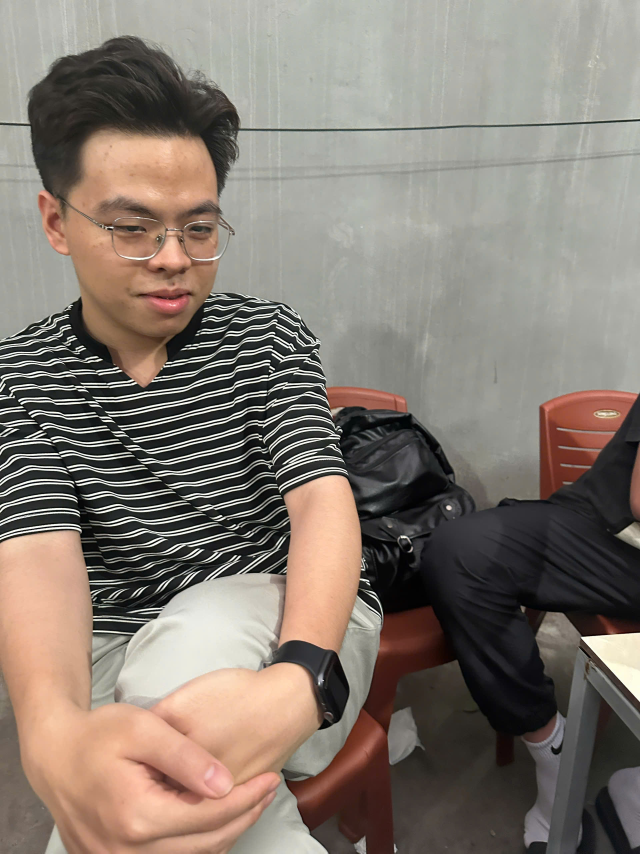
#> input picture uploads/4bb01edb-2207-4ffb-baf7-d3cb80740184.jpg, 1920 x 2560 px (shown at 1/3 size)
$ python compare_features.py
#> lines starting #> are read from the running program, lines starting #| are printed output that depends on the picture
import os
import cv2
import numpy as np

ROOT_DIR = os.path.dirname(os.path.dirname(os.path.abspath(__file__)))
UPLOAD_DIR = os.path.join(ROOT_DIR, "uploads")

# Path to images
img1_path = os.path.join(UPLOAD_DIR, "4bb01edb-2207-4ffb-baf7-d3cb80740184.jpg")
img2_path = os.path.join(UPLOAD_DIR, "5436caa6-5655-406d-b88e-d43e7e405caa.jpg")
img3_path = os.path.join(UPLOAD_DIR, "a71a2b00-1186-4548-b593-a366c3576f3c.jpg")

face_cascade = cv2.CascadeClassifier(cv2.data.haarcascades + 'haarcascade_frontalface_default.xml')

def crop_main_face(img_path):
    img = cv2.imdecode(np.fromfile(img_path, dtype=np.uint8), cv2.IMREAD_COLOR)
#> img is the input picture: shape (2560, 1920, 3); mean B, G, R 113.1, 122.3, 132.6
    if img is None:
        return None
    gray = cv2.cvtColor(img, cv2.COLOR_BGR2GRAY)
    faces = face_cascade.detectMultiScale(gray, 1.1, 3, minSize=(30,30))
#> faces = [[1606, 2273, 134, 134], [1042, 1476, 174, 174], [207, 459, 571, 571]]
    if len(faces) == 0:
        return None
    # Pick the largest face detected
    faces = sorted(faces, key=lambda f: f[2]*f[3], reverse=True)
#> faces = [[207, 459, 571, 571], [1042, 1476, 174, 174], [1606, 2273, 134, 134]]
    x, y, w, h = faces[0]
#> x = 207; y = 459; w = 571; h = 571
    return img[y:y+h, x:x+w]

face1 = crop_main_face(img1_path)
face2 = crop_main_face(img2_path)
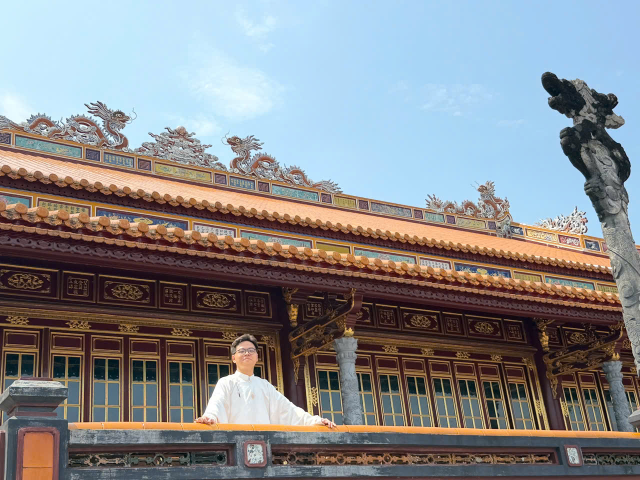
#> input picture uploads/5436caa6-5655-406d-b88e-d43e7e405caa.jpg, 1280 x 960 px (shown at 1/2 size)
#> in crop_main_face, img is the input picture: shape (960, 1280, 3); mean B, G, R 136.6, 134.1, 133.4
#> in crop_main_face (call 2), `gray = cv2.cvtColor(img, cv2.COLOR_BGR2GRAY)`:
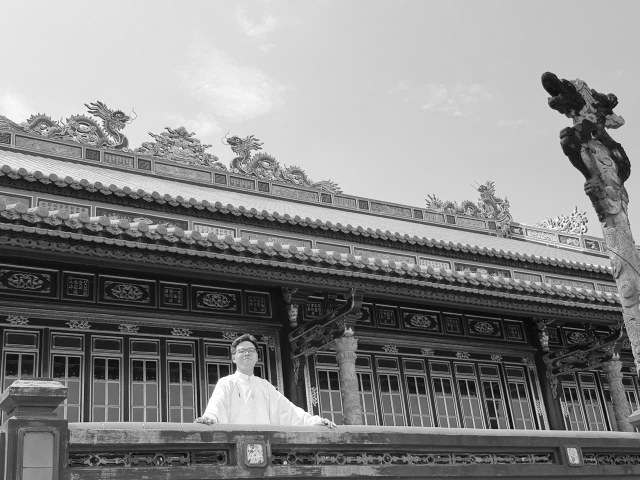
#> gray: shape (960, 1280) (shown at 1/2 size); min 0, max 255, mean 134.2
#> in crop_main_face (call 2), `faces = face_cascade.detectMultiScale(gray, 1.1, 3, minSize=(30,30))`: faces = [[465, 681, 54, 54]]
#> in crop_main_face (call 2), `x, y, w, h = faces[0]`: x = 465; y = 681; w = 54
face3 = crop_main_face(img3_path)
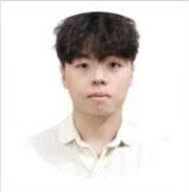
#> input picture uploads/a71a2b00-1186-4548-b593-a366c3576f3c.jpg, 189 x 192 px
#> in crop_main_face, img is the input picture: shape (192, 189, 3); mean B, G, R 217.3, 220.3, 225.9
#> in crop_main_face (call 3), `gray = cv2.cvtColor(img, cv2.COLOR_BGR2GRAY)`:
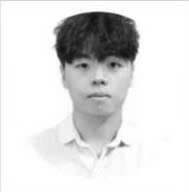
#> gray: shape (192, 189); min 16, max 255, mean 221.6
#> in crop_main_face (call 3), `faces = face_cascade.detectMultiScale(gray, 1.1, 3, minSize=(30,30))`: faces = [[52, 32, 84, 84]]
#> in crop_main_face (call 3), `x, y, w, h = faces[0]`: x = 52; y = 32; w = 84

print("Comparing Face Crops:")

def compare_two(f1, f2, label):
    if f1 is None or f2 is None:
        print(f"Comparison {label}: Could not crop one or both faces.")
        return

    # Resize to 128x128 for normalized comparison
    f1_gray = cv2.cvtColor(cv2.resize(f1, (128, 128)), cv2.COLOR_BGR2GRAY)
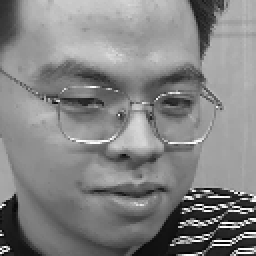
#> f1_gray: shape (128, 128) (shown 2 times larger); min 1, max 254, mean 131.4
    f2_gray = cv2.cvtColor(cv2.resize(f2, (128, 128)), cv2.COLOR_BGR2GRAY)
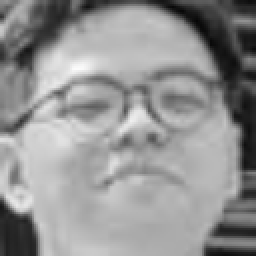
#> f2_gray: shape (128, 128) (shown 2 times larger); min 5, max 251, mean 146.5

    # 1. Compute structural similarity or correlation
    res = cv2.matchTemplate(f1_gray, f2_gray, cv2.TM_CCOEFF_NORMED)[0][0]
#> res = -0.0276

    # 2. Histogram correlation
    h1 = cv2.calcHist([f1], [0,1,2], None, [8,8,8], [0,256, 0,256, 0,256])
    h2 = cv2.calcHist([f2], [0,1,2], None, [8,8,8], [0,256, 0,256, 0,256])
    cv2.normalize(h1, h1)
    cv2.normalize(h2, h2)
    hist_corr = cv2.compareHist(h1, h2, cv2.HISTCMP_CORREL)*100
#> hist_corr = 42.4

    confidence = (res * 0.5 + (hist_corr/100) * 0.5) * 100
#> confidence = 19.82
    print(f"Comparison {label}:")
    print(f"  Normalized Correlation: {res*100:.1f}%")
#|   Normalized Correlation: -2.8%
    print(f"  Histogram Correlation: {hist_corr:.1f}%")
#|   Histogram Correlation: 42.4%
    print(f"  Aggregated Face Similarity Confidence: {max(0.0, confidence):.1f}%")
#|   Aggregated Face Similarity Confidence: 19.8%

compare_two(face1, face2, "Main Face 1 (Image 1) vs Main Face 2 (Image 2)")
compare_two(face2, face3, "Main Face 2 (Image 2) vs Main Face 3 (Image 3)")
#> in compare_two (call 2), `f2_gray = cv2.cvtColor(cv2.resize(f2, (128, 128)), cv2.COLOR_BGR2GRAY)`:
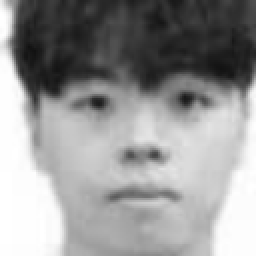
#> f2_gray: shape (128, 128) (shown 2 times larger); min 17, max 255, mean 149.8
#> in compare_two (call 2), `res = cv2.matchTemplate(f1_gray, f2_gray, cv2.TM_CCOEFF_NORMED)[0][0]`: res = 0.137
#> in compare_two (call 2), `hist_corr = cv2.compareHist(h1, h2, cv2.HISTCMP_CORREL)*100`: hist_corr = 18.31
#> in compare_two (call 2), `confidence = (res * 0.5 + (hist_corr/100) * 0.5) * 100`: confidence = 16
#|   Normalized Correlation: 13.7%
#|   Histogram Correlation: 18.3%
#|   Aggregated Face Similarity Confidence: 16.0%
compare_two(face1, face3, "Main Face 1 (Image 1) vs Main Face 3 (Image 3)")
#|   Normalized Correlation: -26.3%
#|   Histogram Correlation: 11.8%
#|   Aggregated Face Similarity Confidence: 0.0%
